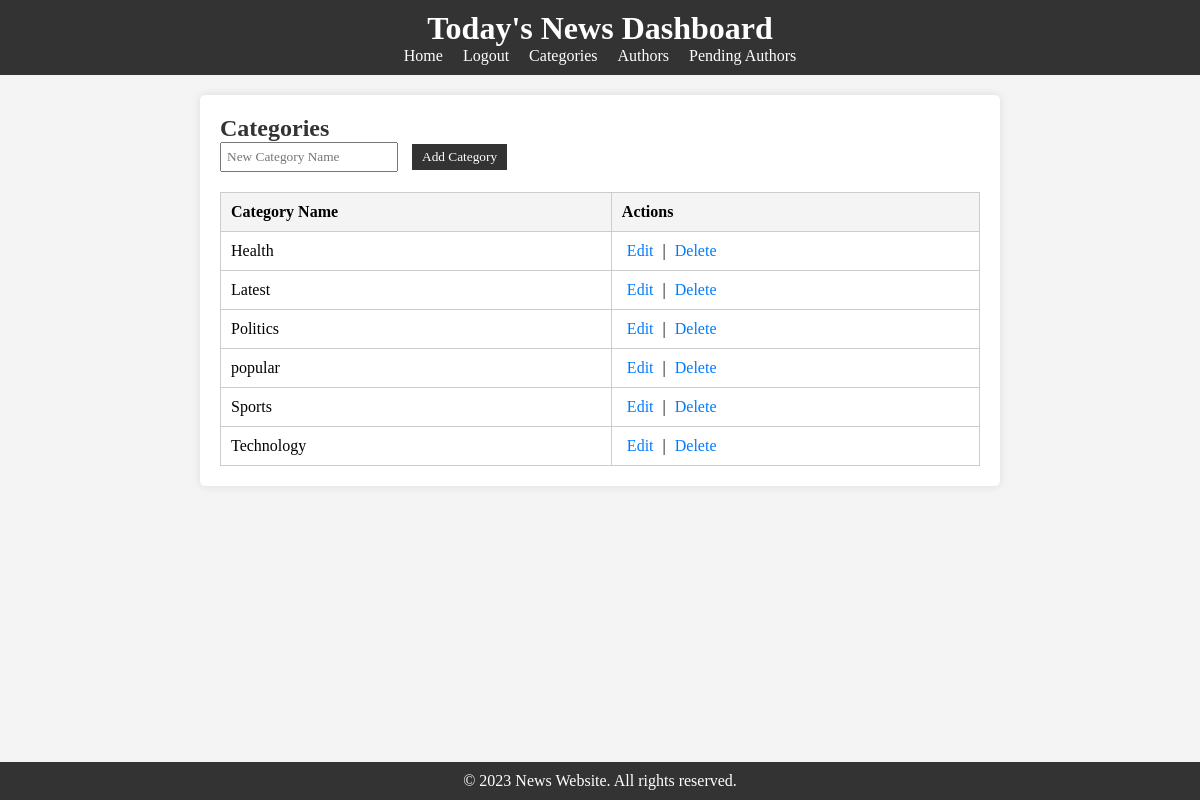
Page /dashboard/admincategories.php (signed in) on the committed database.
### tables this page shows
CREATE TABLE `categories` (
  `id` int(11) NOT NULL,
  `name` varchar(100) NOT NULL
);

### dashboard/admincategories.php (the view, shortened to what this page needs)
<?php
include '../db.php';
$categories = $conn->query("SELECT * FROM categories");
?>
<!DOCTYPE html>
<html lang="en">
<head>
    <link rel="stylesheet" href="../css/admincategories.css">
</head>
<body>
    <header id="main-header" style="background-color: #333; color: white; padding: 10px 0; text-align: center;">
        <h1 class="site-title"><a href="dashBoard.php" class="nav-link" style="color: white; text-decoration: none;">Today's News Dashboard</a></h1>
        <nav>
            <ul style="list-style: none; padding: 0; display: flex; justify-content: center; gap: 20px;">
            <li><a href="../pages/index.php" class="nav-link" style="color: white; text-decoration: none;">Home</a></li>
            <li><a href="../functions/logout.php" class="nav-link" style="color: white; text-decoration: none;">Logout</a></li>
                <li><a href="admincategories.php" class="nav-link" style="color: white; text-decoration: none;">Categories</a></li>
                <li><a href="authors.php" class="nav-link" style="color: white; text-decoration: none;">Authors</a></li>
                <li><a href="pendingauthors.php" class="nav-link" style="color: white; text-decoration: none;">Pending Authors</a></li>
            </ul>
        </nav>
    </header>
    <main>
        <section>
            <h2>Categories</h2>
            <form method="POST" style="margin-bottom: 20px;">
                 <input type="text" name="category_name" placeholder="New Category Name" required style="padding: 5px; margin-right: 10px;">
                 <button type="submit" name="add_category" style="padding: 5px 10px; background-color: #333; color: white; border: none; cursor: pointer;">Add Category</button>
            </form>
            <table class="categories-table">
                <thead>
                    <tr>
                        <th>Category Name</th>
                        <th>Actions</th>
                    </tr>
                </thead>
                <tbody>
                <?php while ($row = $categories->fetch_assoc()) { ?>
                    <tr>
                        <td><?php echo $row['name']; ?></td>
                        <td>
                            <a href="editcategory.php?id=<?php echo $row['id']; ?>" class="action-link">Edit</a> |
                            <a href="../functions/deletecategory.php?id=<?php echo $row['id']; ?>" class="action-link">Delete</a>
                        </td>
                    </tr>
                    <?php } ?>
                </tbody>
            </table>
        </section>
    </main>
    <footer>
        <p>&copy; 2023 News Website. All rights reserved.</p>
    </footer>
</body>
</html>

### css/admincategories.css (style rules this page uses)
* { box-sizing: border-box; margin: 0; padding: 0; font-family: "Lugrasimo", serif; }
html, body { height: 100%; }
body { font-family: Arial, sans-serif; margin: 0; padding: 0; background-color: #f4f4f4; }
header { background-color: #333; color: #fff; padding: 10px 0; text-align: center; }
header h1 { margin: 0; }
.nav-link { color: #fff; text-decoration: none; }
main { padding: 20px; max-width: 800px; margin: 20px auto; background-color: #fff; border-radius: 5px; box-shadow: 0 0 10px rgba(0, 0, 0, 0.1); }
h2 { color: #333; }
.categories-table { width: 100%; border-collapse: collapse; margin-top: 20px; }
.categories-table th, .categories-table td { padding: 10px; border: 1px solid #ccc; text-align: left; }
.categories-table th { background-color: #f4f4f4; }
.action-link { color: #007bff; text-decoration: none; margin: 0 5px; }
footer { text-align: center; padding: 10px 0; background-color: #333; color: #fff; position: fixed; width: 100%; bottom: 0; }

### rows in the picture
categories: name "Health"
categories: name "Latest"
categories: name "Politics"
categories: name "popular"
categories: name "Sports"
categories: name "Technology"
